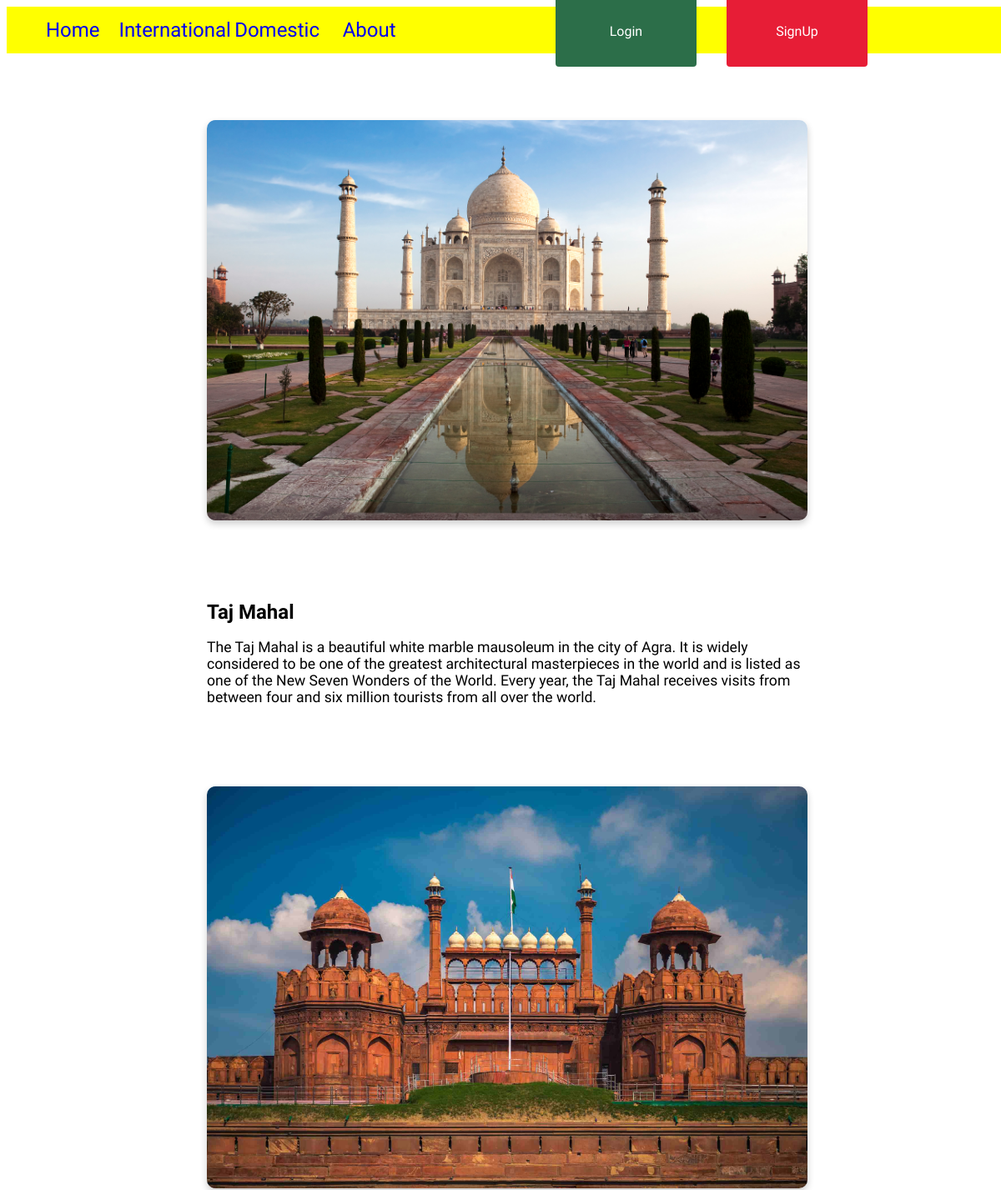
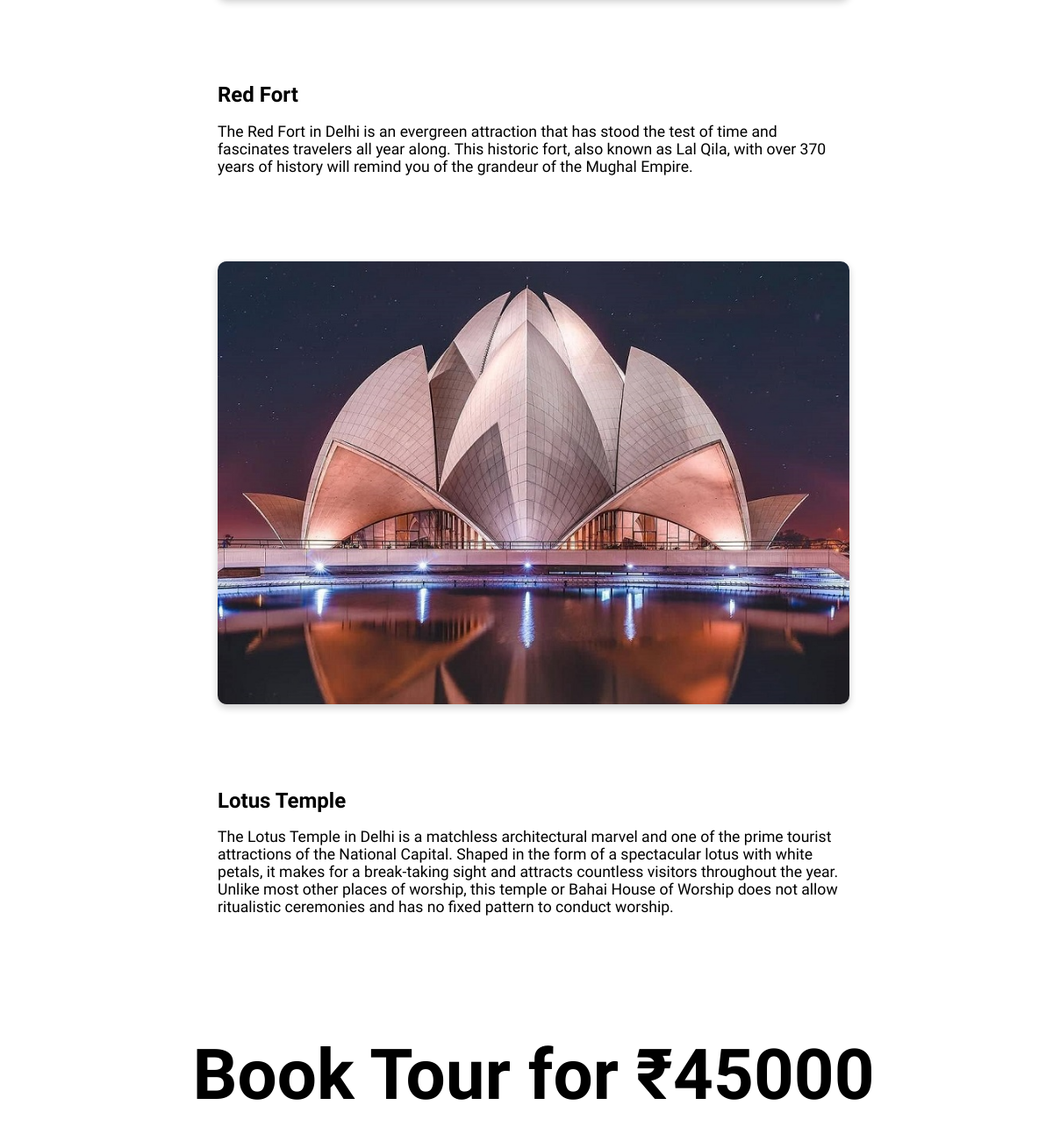
Page /place/1/ on the committed database (2 pictures, top to bottom).
### travel/models.py (models this page shows, shortened)
class PlacesToVisit(models.Model):
    name = models.CharField(max_length=100)
    description = models.TextField()
    image = models.ImageField(default='landscape.jpg', upload_to='places')
    place = models.ForeignKey(Place, on_delete=models.CASCADE)

### travel/views.py (the view)
# urls.py: path('place/<int:pk>/', details, name='place-details'),
def details(request, pk):
    context = {
        'title': 'Details',
        'places_to_visit': PlacesToVisit.objects.filter(place=Place.objects.filter(id=pk)[0]),
        'price': Place.objects.filter(id=pk)[0].price
    }
    return render(request, 'travel/place_details.html', context)

### travel/templates/travel/place_details.html
{% extends 'travel/base.html' %}
{% block content %}
<nav class="nav-short">
  <ul class="nav-list">
    <li><a href="/">Home</a></li>
    <li><a href="{% url 'travel-international' %}">International</a></li>
    <li><a href="{% url 'travel-domestic' %}">Domestic</a></li>
    <li><a href="#tools">About</a></li>
  </ul>
  <div class="nav-buttons">
    {% if user.is_authenticated %}
    <a href="{% url 'profile' %}"><button class="login-button">Profile</button></a>
    <a href="{% url 'logout' %}"><button class="signup-button">Logout</button></a>
    {% else %}
    <a href="{% url 'login' %}"><button class="login-button">Login</button></a>
    <a href="{% url 'register' %}"><button class="signup-button">SignUp</button></a>
    {% endif %}
  </div>
</nav>
<div class="place-cards">
  {% for place in places_to_visit %}
  <div class="place-card">
  <img src="{{ place.image.url }}" alt="image" class="place-card-img">
  <div class="place-card-info">
    <h1 class="text-heading"><b>{{ place.name }}</b></h1>
    <p class="text-para">{{ place.description }}</p>
  </div>
  </div>
  {% endfor %}
  <h1 class="price"><b>Book Tour for <span class="price-button">₹{{ price }}</span></b></h1>
</div>
{% endblock content %}

### travel/static/travel/main.css (style rules this page uses)
nav { width: 100vw; background-color: yellow; height: 40vh; display: flex; flex-direction: row; align-items: center; }
.nav-short { width: 100vw; background-color: yellow; height: 7vh; display: flex; flex-direction: row; align-items: center; }
.nav-list { flex: 10%;display: flex;flex-direction: row;list-style: none;padding: 1.5rem; }
.nav-list li { flex: 80%; display: flex; flex-direction: row; justify-content: center; }
.nav-list a { text-decoration: none; font-size: 2rem; font-family: 'Work Sans', sans-serif; }
.nav-short .nav-list a { text-decoration: none; font-size: 1.5rem; font-family: 'Work Sans', sans-serif; }
.nav-buttons { padding: 0.2em 1.5em 0 0; margin: 0 8rem; }
button { flex: 20%; border: none; height: 3vmax; width: 6vmax; margin: 1rem; color: white; border-radius: 4px; font-size: 1rem; font-family: 'Work Sans', sans-serif; }
.login-button { background-color: #2c6e49; transition: ease-out 0.3s; box-shadow: inset 0 0 0 0 #2c6e49; }
.signup-button { background-color: #e71d36; transition: ease-out 0.3s; box-shadow: inset 0 0 0 0 #e71d36; }
.text-heading { font-family: 'Work Sans', sans-serif; font-size: 1.5rem; }
.text-para { font-family: 'Work Sans', sans-serif; font-size: 1.1rem; }
.place-card { width: 100vw; display: flex; flex-direction: column; justify-content: center; align-items: center; padding: 10vh 0 0 0; font-family: 'Work Sans', sans-serif; font-size: 5rem; }
.place-card-img { max-width: 60vw; border-radius: 10px; box-shadow: 0 4px 8px 0 rgba(0,0,0,0.2); }
.place-card-info { padding: 5rem 0 0 0; }
.place-card p { max-width: 60vw; }
.price { width: 100vw; display: flex; flex-direction: column; justify-content: center; align-items: center; padding: 10vh 0 0 0; font-family: 'Work Sans', sans-serif; font-size: 5rem; padding: 4rem 0 4rem 0; }

### rows in the picture
PlacesToVisit: image (picture), name "Taj Mahal", description "The Taj Mahal is a beautiful white marble mausoleum in the city of Agra. It is widely considered to be one of the greatest architectural masterpieces in the world and is listed as one of the New Seven Wonders of the World. Every year, the Taj Mahal receives visits from between four and six million tourists from all over the world."
PlacesToVisit: image (picture), name "Red Fort", description "The Red Fort in Delhi is an evergreen attraction that has stood the test of time and fascinates travelers all year along. This historic fort, also known as Lal Qila, with over 370 years of history will remind you of the grandeur of the Mughal Empire."
PlacesToVisit: image (picture), name "Lotus Temple", description "The Lotus Temple in Delhi is a matchless architectural marvel and one of the prime tourist attractions of the National Capital. Shaped in the form of a spectacular lotus with white petals, it makes for a break-taking sight and attracts countless visitors throughout the year. Unlike most other places of worship, this temple or Bahai House of Worship does not allow ritualistic ceremonies and has no fixed pattern to conduct worship."

### other values in the picture
{{ price }} "45000"
